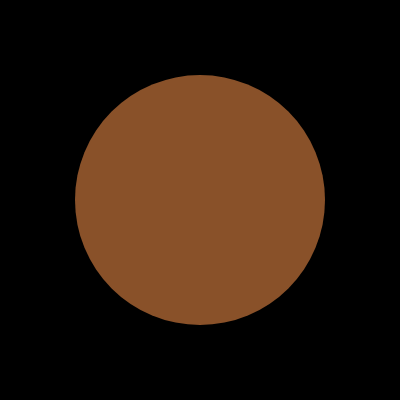
Frame 1 (no input)
Frame 60 (no input): identical to frame 1, image omitted
Frame 120 (the mouse pressed at the canvas centre since frame 60): identical to frame 1, image omitted

The p5.js sketch that drew this single still picture (run headless with seeded random() and noise() and a simulated clock; from frame 60 on, the mouse is pressed at the canvas centre):

// p5.js sketch
// ── sketch.js
// DM2008 – Activity 4a
// Bake a Cookie (30 min)

let cookie;
let flavors = ["strawberry", "vanilla", "chocolate", "matcha"];

function setup() {
  createCanvas(400, 400);
  noStroke();
  
  // Step 3: make one cookie object
cookie = new Cookie("chocolate", 250, width/2, height/2);
}

function draw() {
  background(0);

  // Step 4: call the cookie’s show() method
  cookie.show();
}

// Step 1: define the Cookie class
class Cookie {
  constructor(flavor, sz, x, y) {
    // set up required properties
    this.flavor = flavor;
    this.sz = sz;
    this.x = x;
    this.y =y;
  }

  // Step 2: display the cookie
  show() {
    if (this.flavor == "chocolate") {
      fill(137,81,41);
    }
    if (this.flavor == "strawberry") {
      fill(248,131,121);
    }
    if (this.flavor == "vanilla") {
      fill(253,251,212);
    }
    if (this.flavor == "matcha") {
      fill(132,176,103);
    }
    ellipse(this.x, this.y, this.sz);
  }
  
  // Steps 5 & 6: Implement additional methods here

// Step 5: add movement (keyboard arrows)
//function keyPressed() {
  
}

// Step 6: add flavor randomizer (mouse click)
function mousePressed() {
  cookie.flavor = random(flavors);
}
